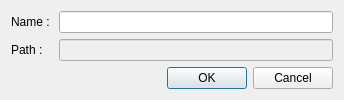
<?xml version="1.0" encoding="UTF-8"?>
<ui version="4.0">
 <class>FavoriteLocationDialog</class>
 <widget class="QDialog" name="FavoriteLocationDialog">
  <property name="geometry">
   <rect>
    <x>0</x>
    <y>0</y>
    <width>344</width>
    <height>93</height>
   </rect>
  </property>
  <property name="windowTitle">
   <string>Favorite Location</string>
  </property>
  <layout class="QGridLayout" name="gridLayout">
   <item row="0" column="0">
    <widget class="QLabel" name="label">
     <property name="text">
      <string>Name : </string>
     </property>
    </widget>
   </item>
   <item row="0" column="1">
    <widget class="QLineEdit" name="name"/>
   </item>
   <item row="1" column="0">
    <widget class="QLabel" name="label_2">
     <property name="text">
      <string>Path : </string>
     </property>
    </widget>
   </item>
   <item row="1" column="1">
    <widget class="QLineEdit" name="path">
     <property name="enabled">
      <bool>false</bool>
     </property>
    </widget>
   </item>
   <item row="2" column="0">
    <spacer name="horizontalSpacer">
     <property name="orientation">
      <enum>Qt::Horizontal</enum>
     </property>
     <property name="sizeType">
      <enum>QSizePolicy::Minimum</enum>
     </property>
     <property name="sizeHint" stdset="0">
      <size>
       <width>40</width>
       <height>20</height>
      </size>
     </property>
    </spacer>
   </item>
   <item row="2" column="1">
    <widget class="QDialogButtonBox" name="buttonBox">
     <property name="orientation">
      <enum>Qt::Horizontal</enum>
     </property>
     <property name="standardButtons">
      <set>QDialogButtonBox::Cancel|QDialogButtonBox::Ok</set>
     </property>
    </widget>
   </item>
  </layout>
 </widget>
 <resources/>
 <connections>
  <connection>
   <sender>buttonBox</sender>
   <signal>accepted()</signal>
   <receiver>FavoriteLocationDialog</receiver>
   <slot>accept()</slot>
   <hints>
    <hint type="sourcelabel">
     <x>248</x>
     <y>254</y>
    </hint>
    <hint type="destinationlabel">
     <x>157</x>
     <y>274</y>
    </hint>
   </hints>
  </connection>
  <connection>
   <sender>buttonBox</sender>
   <signal>rejected()</signal>
   <receiver>FavoriteLocationDialog</receiver>
   <slot>reject()</slot>
   <hints>
    <hint type="sourcelabel">
     <x>316</x>
     <y>260</y>
    </hint>
    <hint type="destinationlabel">
     <x>286</x>
     <y>274</y>
    </hint>
   </hints>
  </connection>
 </connections>
</ui>
